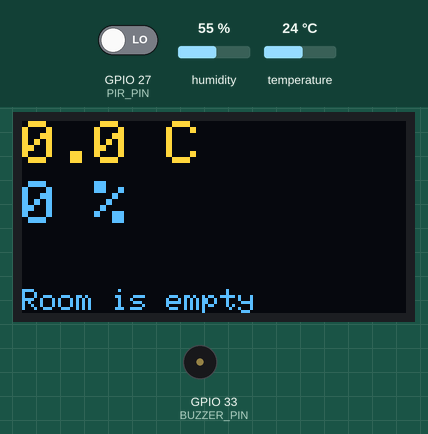
Recording of a sketch running on a simulated ESP32. On the bench: 128×64 one-colour display, buzzer (waves = sounding). Inputs (shaded band) come from the test bench; at power-on: GPIO 27 (PIR_PIN) LOW, temperature 24 °C, humidity 55 %. The OLED is the two-colour kind (top 16 rows yellow).

Above: at 1.2 s.
1.3 s: GPIO 27 (PIR_PIN) driven HIGH
At 2.7 s:
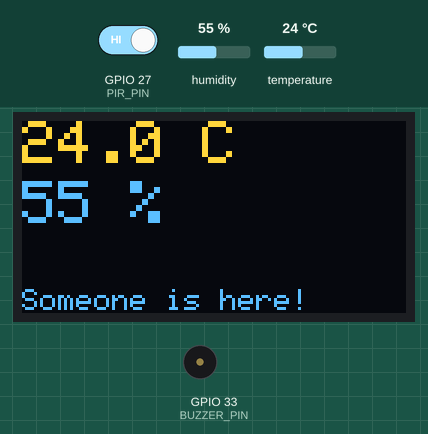
3.6 s: temperature set to 33 °C
At 5.3 s:
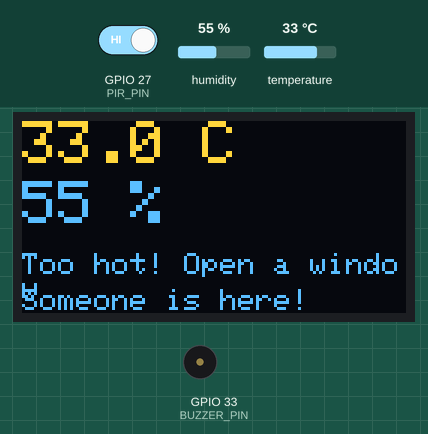
5.6 s: GPIO 27 (PIR_PIN) driven LOW
At 6.9 s:
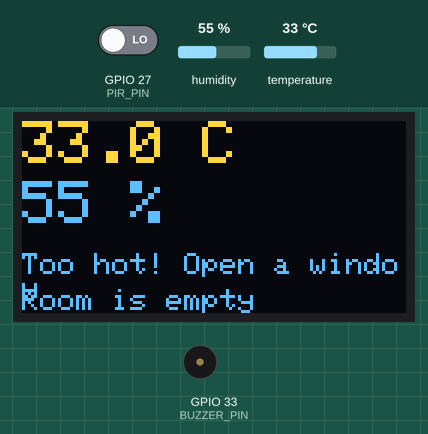
7.2 s: humidity set to 22 %
At 8.6 s:
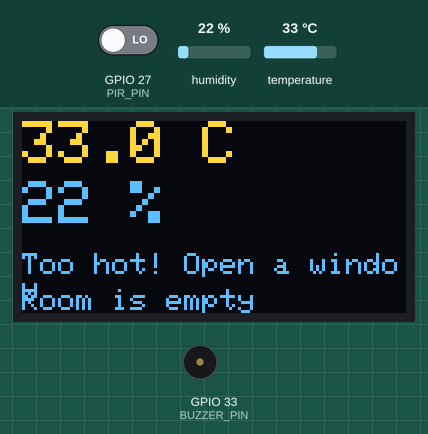
9.7 s: GPIO 27 (PIR_PIN) driven HIGH
At 10.6 s:
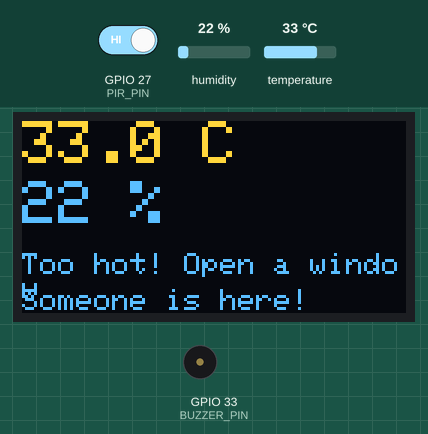
11.7 s: humidity set to 40 %
At 13.3 s:
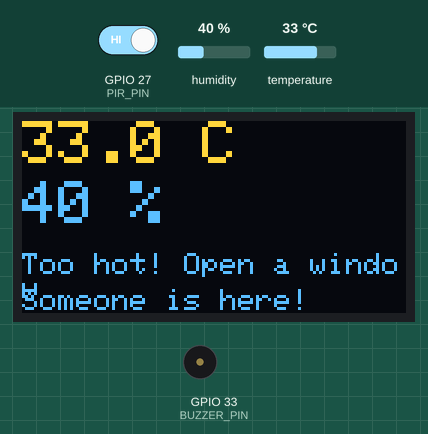
Timing chart, 0 to 14.8 s (numbered marks = the images above; inputs shaded):
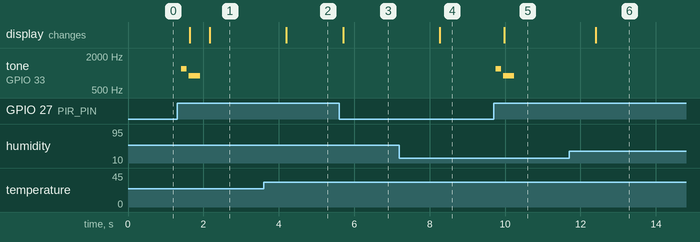

The sketch:

L21_SmartRoom.ino
```cpp
// Lesson 21: Example project - Smart Room Monitor
// DHT11 on 4, PIR on 27, buzzer on 33, OLED on 21/22.

#include <Adafruit_GFX.h>
#include <Adafruit_SSD1306.h>
#include <DHT.h>

const int DHT_PIN = 4;
const int PIR_PIN = 27;
const int BUZZER_PIN = 33;
const float TOO_HOT = 28.0;

Adafruit_SSD1306 display(128, 64, &Wire, -1);
DHT dht(DHT_PIN, DHT11);

float temp = 0;
float humidity = 0;
unsigned long lastRead = 0;
bool wasMotion = false;

void setup() {
  pinMode(PIR_PIN, INPUT);
  dht.begin();
  display.begin(SSD1306_SWITCHCAPVCC, 0x3C);
  display.setTextColor(WHITE);
}

void loop() {
  // 1. Read the DHT11 every 2 seconds (it is slow)
  if (millis() - lastRead > 2000) {
    temp = dht.readTemperature();
    humidity = dht.readHumidity();
    lastRead = millis();
  }

  // 2. Ding-dong when someone walks in
  bool motion = digitalRead(PIR_PIN) == HIGH;
  if (motion && !wasMotion) {
    tone(BUZZER_PIN, 1200, 150);
    delay(200);
    tone(BUZZER_PIN, 900, 300);
  }
  wasMotion = motion;

  // 3. Show everything on the screen
  display.clearDisplay();
  display.setTextSize(2);
  display.setCursor(0, 0);
  display.print(temp, 1);
  display.print(" C");
  display.setCursor(0, 20);
  display.print(humidity, 0);
  display.print(" %");
  display.setTextSize(1);
  display.setCursor(0, 44);
  if (temp > TOO_HOT) display.print("Too hot! Open a window");
  display.setCursor(0, 56);
  if (motion) display.print("Someone is here!");
  else display.print("Room is empty");
  display.display();
  delay(100);
}
```

Measured:
- after the input at 1.3 s, tone on GPIO 33 (BUZZER_PIN): silent → 1200 Hz after 0.11 s, → silent 0.15 s later, → 900 Hz 0.05 s later, → silent 0.30 s later; the display: first changes after 0.34 s (image 1 shows a later state)
- after the input at 3.6 s, the display: changes after 0.60 s (image 2)
- after the input at 5.6 s, the display: changes after 0.11 s (image 3)
- after the input at 7.2 s, the display: changes after 1.1 s (image 4)
- after the input at 9.7 s, tone on GPIO 33 (BUZZER_PIN): silent → 1200 Hz after 0.05 s, → silent 0.15 s later, → 900 Hz 0.05 s later, → silent 0.30 s later; the display: changes after 0.27 s (image 5)
- after the input at 11.7 s, the display: changes after 0.71 s (image 6)
